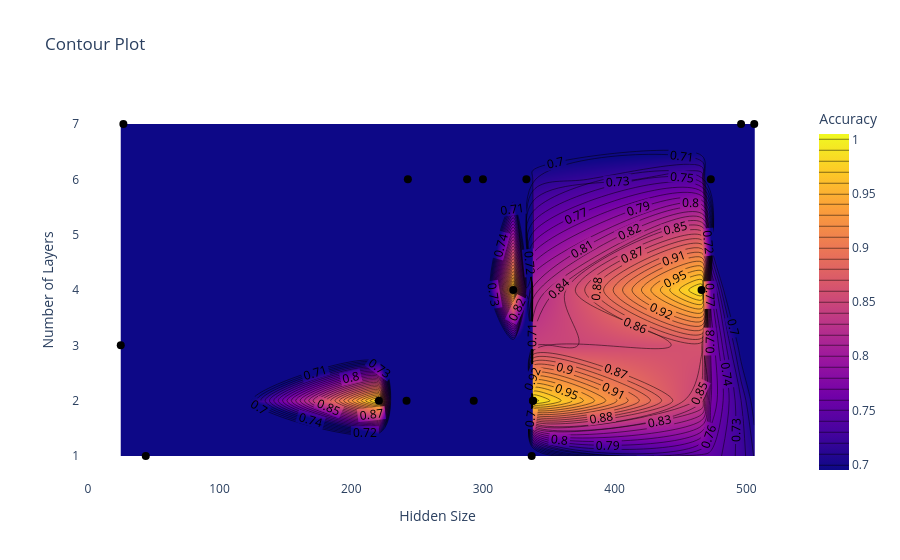

Notebook source saved alongside this figure:
### Code cell
hyperband = analysis.results_df
plot_contour(hyperband, "config/hidden_size", "config/num_layers", "accuracy", start=0.7)

### Figure 1 — Plotly figure (JSON) as saved in the notebook; plotly's stock layout.template omitted (floating-point values rounded to 4 significant figures)
{"data": [{"colorbar": {"title": {"text": "Accuracy"}}, "colorscale": [[0, "#0d0887"], [0.1111, "#46039f"], [0.2222, "#7201a8"], [0.3333, "#9c179e"], [0.4444, "#bd3786"], [0.5556, "#d8576b"], [0.6667, "#ed7953"], [0.7778, "#fb9f3a"], [0.8889, "#fdca26"], [1, "#f0f921"]], "contours": {"coloring": "heatmap", "end": 1, "showlabels": true, "size": 0.01, "start": 0.7}, "type": "contour", "x": [473, 27, 338, 496, 466, 243, 333, 25, 221, 44, 300, 323, 288, 242, 293, 338, 506, 337], "y": [6, 7, 2, 7, 4, 6, 6, 3, 2, 1, 6, 4, 6, 2, 2, 2, 7, 1], "z": [0.625, 0.4844, 0.9969, 0.3344, 0.9938, 0.3984, 0.4703, 0.07812, 0.9906, 0.1234, 0.5047, 0.9797, 0.2734, 0.3078, 0.225, 0.9953, 0.1734, 0.2078]}, {"customdata": [0.625, 0.4844, 0.9969, 0.3344, 0.9938, 0.3984, 0.4703, 0.07812, 0.9906, 0.1234, 0.5047, 0.9797, 0.2734, 0.3078, 0.225, 0.9953, 0.1734, 0.2078], "hovertemplate": "Hidden Size: %{x}<br>Number of Layers: %{y}<br>Accuracy: %{customdata:.4f}<extra></extra>", "marker": {"color": "black", "size": 8, "symbol": "circle"}, "mode": "markers", "name": "Data Points", "type": "scatter", "x": [473, 27, 338, 496, 466, 243, 333, 25, 221, 44, 300, 323, 288, 242, 293, 338, 506, 337], "y": [6, 7, 2, 7, 4, 6, 6, 3, 2, 1, 6, 4, 6, 2, 2, 2, 7, 1]}], "layout": {"paper_bgcolor": "white", "plot_bgcolor": "white", "title": {"text": "Contour Plot"}, "xaxis": {"showgrid": false, "title": {"text": "Hidden Size"}}, "yaxis": {"showgrid": false, "title": {"text": "Number of Layers"}}}}
